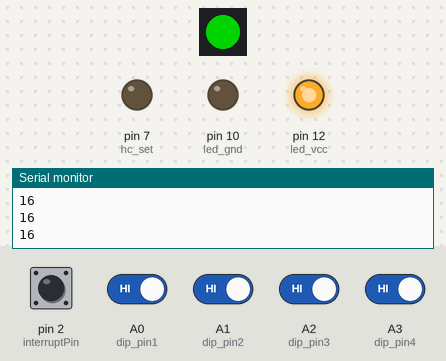
The sketch below on a simulated Arduino Uno, built with avr-gcc and run on an emulated ATmega328P. On the bench: 1 RGB LEDs in strip order, left to right, output pins drawn as LEDs (lit = HIGH), the last lines printed to the serial monitor. The inputs (shaded band) are chosen by the test bench; at power-on: A0 (dip_pin1), A1 (dip_pin2), A2 (dip_pin3), A3 (dip_pin4), pin 2 (interruptPin) HIGH. Dim RGB values are drawn brighter than linear.

Above: at 4.8 s.
4.9 s: pin 2 (interruptPin) pulled LOW for 2.35 s
At 5.8 s:
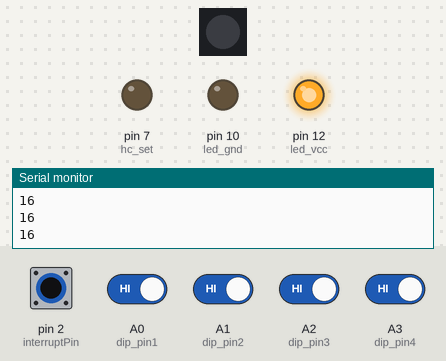
At 7.1 s:
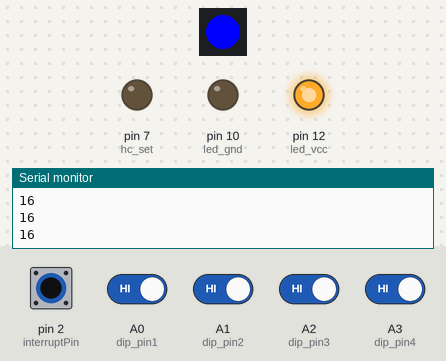
Timing chart, 0 to 19.2 s (numbered marks = the images above; inputs shaded):
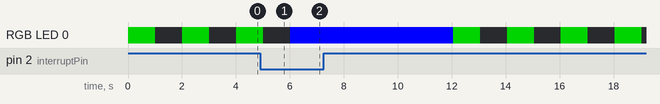

The sketch:

sketch_jan02c.ino
```cpp
#include <SoftwareSerial.h>
#include <FastLED.h>

CRGB leds[1];
int hc_set=7;
int led_gnd =10;
#define led_data 11
int led_vcc =12;
int dip_pin1 = A0;
int dip_pin2 = A1;
int dip_pin3 = A2;
int dip_pin4 = A3;
int dip_value1;
int dip_value2;
int dip_value3;
int dip_value4;
int data_address;
String command_address;
SoftwareSerial HC12(6, 5); // RX, TX

const byte interruptPin = 2;
int interval =1000;
int button_state = false;

void setup() {
  //setting led power
 pinMode(led_gnd,OUTPUT);
 pinMode(led_vcc,OUTPUT);
 pinMode(hc_set,OUTPUT);
 pinMode(dip_pin1,INPUT_PULLUP);
 pinMode(dip_pin2,INPUT_PULLUP);
 pinMode(dip_pin3,INPUT_PULLUP);
 pinMode(dip_pin4,INPUT_PULLUP);
 digitalWrite(led_vcc,HIGH);
 digitalWrite(led_gnd,LOW);
 digitalWrite(hc_set,LOW);
 Serial.begin(9600);
 HC12.begin(9600);
 pinMode(interruptPin, INPUT_PULLUP);
 attachInterrupt(digitalPinToInterrupt(interruptPin), blink, FALLING);
  FastLED.addLeds<NEOPIXEL, led_data>(leds, 1);

}

void loop() {
dip_value1 = digitalRead(dip_pin1);
dip_value2 = digitalRead(dip_pin2);
dip_value3 = digitalRead(dip_pin3);
dip_value4 = digitalRead(dip_pin4);

data_address = dip_value1 + (dip_value2 << 1) + (dip_value3 << 2) + (dip_value4 << 3) + 1;
if(data_address < 10){
  command_address = "AT+C00" + String(data_address);
  }
  else {
command_address = "AT+C0" + String(data_address);
  }

Serial.println(data_address);

if(button_state == true){
    button_state = false;
    leds[0] = CRGB::Blue;
     FastLED.show();
     HC12.write("AT");
    delay(interval);
    while (HC12.available()) {        // If HC-12 has data
      Serial.write(HC12.read());      // Send the data to Serial monitor   }
    }

     HC12.write("AT+DEFAULT");
    delay(interval);
    while (HC12.available()) {        // If HC-12 has data
      Serial.write(HC12.read());      // Send the data to Serial monitor   }
    }

    HC12.print(command_address);
    delay(interval);
    while (HC12.available()) {        // If HC-12 has data
      Serial.write(HC12.read());      // Send the data to Serial monitor   }
    }

    HC12.write("AT+B9600");
    delay(interval);
    while (HC12.available()) {        // If HC-12 has data
      Serial.write(HC12.read());      // Send the data to Serial monitor   }
    }

    HC12.write("AT+FU3");
    delay(interval);
    while (HC12.available()) {        // If HC-12 has data
      Serial.write(HC12.read());      // Send the data to Serial monitor   }
    }

    HC12.write("AT+P8");
    delay(interval);
    while (HC12.available()) {        // If HC-12 has data
      Serial.write(HC12.read());      // Send the data to Serial monitor   }
    }
    leds[0] = CRGB::Black;
     FastLED.show();
  }
  leds[0] = CRGB::Green;
     FastLED.show();
     delay(interval);
     leds[0] = CRGB::Black;
     FastLED.show();
     delay(interval);

}

void blink(){
     button_state = true;
}
```
